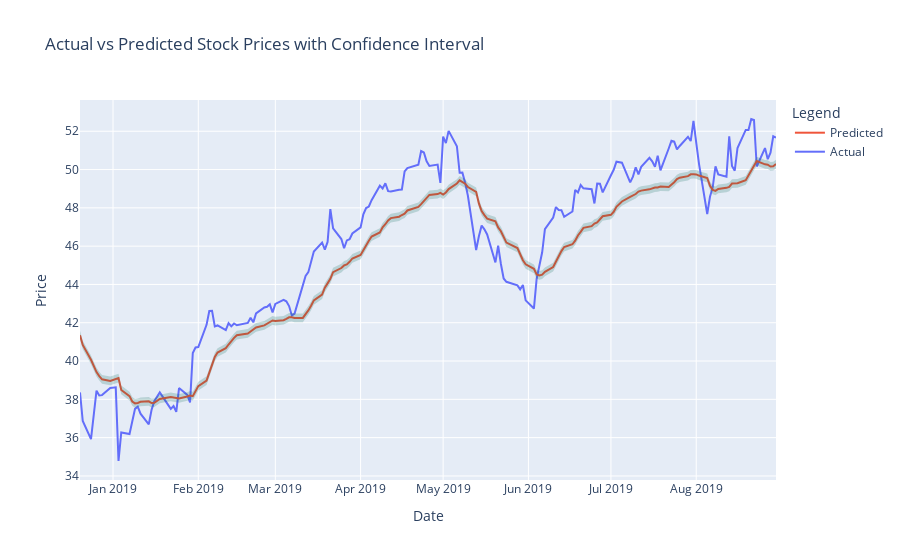

Notebook code for this chart:
### Code cell
import numpy as np
import pandas as pd
import plotly.graph_objects as go
from sklearn.metrics import mean_squared_error, r2_score, mean_absolute_error, mean_absolute_percentage_error

# Inverse transform predictions and actual values
y_pred_inv = scaler.inverse_transform(np.concatenate((y_pred, np.zeros((y_pred.shape[0], scaled_df.shape[1]-1))), axis=1))[:, 0]
y_test_inv = scaler.inverse_transform(np.concatenate((y_test[:, 0].reshape(-1, 1), np.zeros((y_test.shape[0], scaled_df.shape[1]-1))), axis=1))[:, 0]

# Calculate evaluation metrics
mse = mean_squared_error(y_test_inv, y_pred_inv)
r2 = r2_score(y_test_inv, y_pred_inv)
mae = mean_absolute_error(y_test_inv, y_pred_inv)
mape = mean_absolute_percentage_error(y_test_inv, y_pred_inv)

print(f"Mean Squared Error: {mse}")
print(f"R^2 Score: {r2}")
print(f"Mean Absolute Error: {mae}")
print(f"Mean Absolute Percentage Error: {mape}")

# Calculate confidence intervals (simple approach using standard deviation)
confidence_interval = 1.96 * np.std(y_pred_inv - y_test_inv) / np.sqrt(len(y_pred_inv))

# Create a DataFrame for plotting
results_df = pd.DataFrame({
    'Date': df.index[-len(y_test):],
    'Actual': y_test_inv,
    'Predicted': y_pred_inv
})

# Plot the results with confidence intervals
fig = go.Figure()

# Add actual values trace
fig.add_trace(go.Scatter(x=results_df['Date'], y=results_df['Actual'], mode='lines', name='Actual'))

# Add predicted values trace
fig.add_trace(go.Scatter(x=results_df['Date'], y=results_df['Predicted'], mode='lines', name='Predicted'))

# Add upper and lower bounds for the confidence interval
fig.add_trace(go.Scatter(
    x=results_df['Date'], 
    y=results_df['Predicted'] + confidence_interval, 
    mode='lines', 
    name='Upper Bound', 
    line=dict(width=0),
    showlegend=False
))

fig.add_trace(go.Scatter(
    x=results_df['Date'], 
    y=results_df['Predicted'] - confidence_interval, 
    mode='lines', 
    name='Lower Bound', 
    fill='tonexty', 
    line=dict(width=0),
    fillcolor='rgba(0,100,80,0.2)',
    showlegend=False
))

# Customize the layout
fig.update_layout(
    title="Actual vs Predicted Stock Prices with Confidence Interval",
    xaxis_title="Date",
    yaxis_title="Price",
    legend_title="Legend",
    hovermode="x unified"
)

fig.show()

# Anomaly detection
results_df['Difference'] = np.abs(results_df['Actual'] - results_df['Predicted'])
anomalies = results_df[results_df['Difference'] > 2 * confidence_interval]

# Summary statistics
print("Summary Statistics:")
print(results_df.describe())

if not anomalies.empty:
    print("Anomalies detected:")
    print(anomalies)
else:
    print("No significant anomalies detected.")

### Figure 1 — Plotly figure (JSON) as saved in the notebook; plotly's stock layout.template omitted (floating-point values rounded to 4 significant figures; data arrays with more than 128 entries replaced by an {"elided": "..."} marker saying what was removed)
{"data": [{"mode": "lines", "name": "Actual", "type": "scatter", "x": {"elided": "175 str values"}, "y": {"elided": "175 float values"}}, {"mode": "lines", "name": "Predicted", "type": "scatter", "x": {"elided": "175 str values"}, "y": {"elided": "175 float values"}}, {"line": {"width": 0}, "mode": "lines", "name": "Upper Bound", "showlegend": false, "type": "scatter", "x": {"elided": "175 str values"}, "y": {"elided": "175 float values"}}, {"fill": "tonexty", "fillcolor": "rgba(0,100,80,0.2)", "line": {"width": 0}, "mode": "lines", "name": "Lower Bound", "showlegend": false, "type": "scatter", "x": {"elided": "175 str values"}, "y": {"elided": "175 float values"}}], "layout": {"hovermode": "x unified", "legend": {"title": {"text": "Legend"}}, "title": {"text": "Actual vs Predicted Stock Prices with Confidence Interval"}, "xaxis": {"title": {"text": "Date"}}, "yaxis": {"title": {"text": "Price"}}}}
